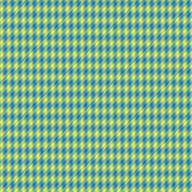
#> input picture corpus/current/PTAR_PERCEPTUAL_V1_A/input_lr/PTAR-GEN-FREQUENCY_MIX-B_LR.png, 192 x 192 px
$ python edge_ng_v01_renderer.py ../../../corpus/current/PTAR_PERCEPTUAL_V1_A/input_lr/PTAR-GEN-FREQUENCY_MIX-B_LR.png out.png
#> lines starting #> are read from the running program, lines starting #| are printed output that depends on the picture; after the words box and inside, x2 and y2 are one past the last pixel; in counts of white or black regions, pixels touching at a corner belong together; long printed decimals are rounded
#> in main, im is the input picture: PIL image 192x192 RGB; mean R, G, B 127.7, 178.6, 140.1
#!/usr/bin/env python3
"""PTAR EDGE-NG v01 reference renderer.

Recovery-neutral successor branch.
This is NOT reconstructed EDGE v03 code.

Geometry:
- fixed 1.5x grid-aligned mapping: source_coord = output_index / 1.5
- fractional phases are therefore exactly 1/3 and 2/3, plus integer samples

Direction selection:
- luminance in sRGB/code-value domain using Rec.709 coefficients
- axial central differences around floor(source coordinate)
- reconstruct along the stronger gradient axis (normal to the local edge)
- orthogonal fractional coordinate uses linear interpolation

Modes:
- BASELINE: ideal cubic combination of the same two quadratic candidates
- SW1: p=1 STEP-WENO, no clamp
- SW2: p=2 STEP-WENO, central monotone clamp
- SW3: baseline -> SW2 blend using adaptive EDGE-NG confidence

EDGE confidence is new EDGE-NG logic, not a recovered historical EDGE v03 formula:
    confidence = major_gradient / (local_5tap_range + 1e-8), saturated [0,1]
"""
from pathlib import Path
import argparse, csv, json, math
import numpy as np
from PIL import Image

INV9 = 1.0 / 9.0
BCURV = 13.0 / 12.0
C13L, C13R = 5.0/9.0, 4.0/9.0
C23L, C23R = 4.0/9.0, 5.0/9.0
LUMA = np.array([0.2126,0.7152,0.0722], dtype=np.float64)

MODE_BASELINE='BASELINE'
MODE_SW1='SW1'
MODE_SW2='SW2'
MODE_SW3='SW3'


def _gather(img, yy, xx):
    h,w,_=img.shape
    yy=np.clip(yy,0,h-1)
    xx=np.clip(xx,0,w-1)
    return img[yy,xx]


def _vertical_linear_at_x(img, xidx, y0, y1, ty):
    a=_gather(img,y0,xidx)
    b=_gather(img,y1,xidx)
    return a + ty[...,None]*(b-a)


def _horizontal_linear_at_y(img, yidx, x0, x1, tx):
    a=_gather(img,yidx,x0)
    b=_gather(img,yidx,x1)
    return a + tx[...,None]*(b-a)


def _luma(rgb):
    return np.tensordot(rgb, LUMA, axes=([-1],[0]))


def _candidates(fm1,f0,f1,f2,phase13):
    # phase13 bool: True -> 1/3, False -> 2/3. Values where phase==integer are handled outside.
    ql13=(-fm1 + 8.0*f0 + 2.0*f1)*INV9
    qr13=(5.0*f0 + 5.0*f1 - f2)*INV9
    ql23=(-fm1 + 5.0*f0 + 5.0*f1)*INV9
    qr23=(2.0*f0 + 8.0*f1 - f2)*INV9
    ql=np.where(phase13[...,None], ql13, ql23)
    qr=np.where(phase13[...,None], qr13, qr23)
    return ql,qr


def _weights(lm1,l0,l1,l2,phase13,power,epsilon):
    dL=l0-lm1; dC=l1-l0; dR=l2-l1
    bL=dC*dC + BCURV*(dC-dL)*(dC-dL)
    bR=dC*dC + BCURV*(dR-dC)*(dR-dC)
    cL=np.where(phase13,C13L,C23L)
    cR=np.where(phase13,C13R,C23R)
    sL=epsilon+bL; sR=epsilon+bR
    if power==1:
        aL=cL*sR; aR=cR*sL
    elif power==2:
        aL=cL*sR*sR; aR=cR*sL*sL
    else:
        raise ValueError('power must be 1 or 2')
    return aL/(aL+aR)


def _ideal_cubic(ql,qr,phase13):
    cL=np.where(phase13,C13L,C23L)
    return qr + cL[...,None]*(ql-qr)


def render_edge_ng_v01(lr_rgb, mode=MODE_SW3, epsilon=1e-3):
#> called with mode = 'SW3', epsilon = 0.001
    if mode not in {MODE_BASELINE,MODE_SW1,MODE_SW2,MODE_SW3}:
        raise ValueError('bad mode')
    if epsilon <= 0: raise ValueError('epsilon must be >0')

    src=np.asarray(lr_rgb,dtype=np.float64)
    if src.max()>1.0: src=src/255.0
    h,w,_=src.shape
#> h = 192; w = 192
    oh=int(round(h*1.5)); ow=int(round(w*1.5))
#> after `oh = int(round(h * 1.5))`: oh = 288
#> after `ow = int(round(w * 1.5))`: ow = 288

    ox=np.arange(ow,dtype=np.int64); oy=np.arange(oh,dtype=np.int64)
#> after `ox = np.arange(ow, dtype=np.int64)`: ox = 288 values from 0 to 287
#> after `oy = np.arange(oh, dtype=np.int64)`: oy = 288 values from 0 to 287
    sx=ox/1.5; sy=oy/1.5
#> after `sx = ox / 1.5`: sx = 288 values from 0 to 191.3
#> after `sy = oy / 1.5`: sy = 288 values from 0 to 191.3
    X,Y=np.meshgrid(sx,sy)
    ix=np.floor(X).astype(np.int64); iy=np.floor(Y).astype(np.int64)
    tx=X-ix; ty=Y-iy
    x1=ix+1; y1=iy+1

    # Direction/confidence from source-grid floor sample and axial neighbours.
    lum_src=_luma(src)
    c=_gather(lum_src[...,None],iy,ix)[...,0]
#> in _gather, `yy=np.clip(yy,0,h-1)`:
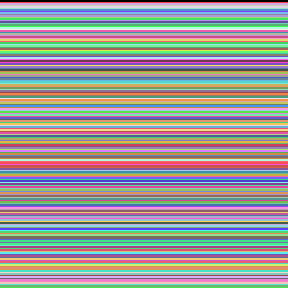
#> yy: shape (288, 288) int64; 192 distinct labels, from 0 to 191; one colour per label, 0 black
    l=_gather(lum_src[...,None],iy,ix-1)[...,0]
    r=_gather(lum_src[...,None],iy,ix+1)[...,0]
    u=_gather(lum_src[...,None],iy-1,ix)[...,0]
#> in _gather (call 4), `yy=np.clip(yy,0,h-1)`:
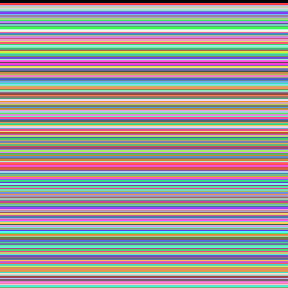
#> yy: shape (288, 288) int64; 191 distinct labels, from 0 to 190; one colour per label, 0 black
    d=_gather(lum_src[...,None],iy+1,ix)[...,0]
#> in _gather (call 5), `yy=np.clip(yy,0,h-1)`: yy: shape (288, 288) int64; 191 distinct labels, from 1 to 191
    gx=r-l; gy=d-u
    ax=np.abs(gx); ay=np.abs(gy)
    use_x=ax>=ay
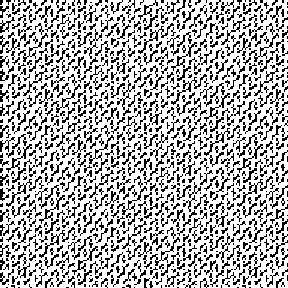
#> use_x: shape (288, 288) bool; 68.8% white; black in thin lines or dots
    local_min=np.minimum.reduce([c,l,r,u,d])
    local_max=np.maximum.reduce([c,l,r,u,d])
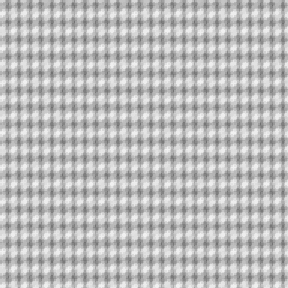
#> local_max: shape (288, 288) float64; min 0.443, max 0.946, mean 0.735
    local_range=local_max-local_min
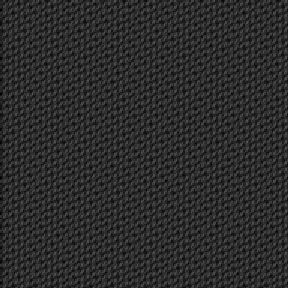
#> local_range: shape (288, 288) float64; min 0.00754, max 0.323, mean 0.175
    major=np.maximum(ax,ay)
    confidence=np.clip(major/(local_range+1e-8),0.0,1.0)
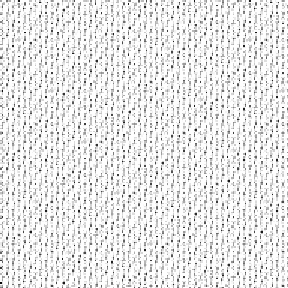
#> confidence: shape (288, 288) float64; min 0.0236, max 1, mean 0.904

    # X-oriented reconstruction; Y coordinate remains linearly sampled.
    xfm1=_vertical_linear_at_x(src,ix-1,iy,y1,ty)
    xf0 =_vertical_linear_at_x(src,ix,  iy,y1,ty)
    xf1 =_vertical_linear_at_x(src,ix+1,iy,y1,ty)
    xf2 =_vertical_linear_at_x(src,ix+2,iy,y1,ty)

    # Y-oriented reconstruction; X coordinate remains linearly sampled.
    yfm1=_horizontal_linear_at_y(src,iy-1,ix,x1,tx)
    yf0 =_horizontal_linear_at_y(src,iy,  ix,x1,tx)
    yf1 =_horizontal_linear_at_y(src,iy+1,ix,x1,tx)
    yf2 =_horizontal_linear_at_y(src,iy+2,ix,x1,tx)
#> in _gather (call 20), `yy=np.clip(yy,0,h-1)`: yy: shape (288, 288) int64; 190 distinct labels, from 2 to 191
#> in _horizontal_linear_at_y (call 4), `return a + tx[...,None]*(b-a)`:
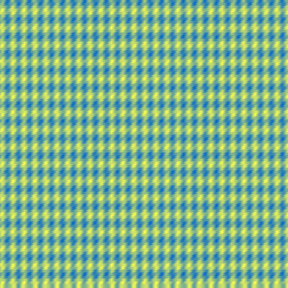
#> returned value: shape (288, 288, 3) float64; mean of channels 0, 1, 2 0.502, 0.701, 0.549; drawn as R, G, B

    fm1=np.where(use_x[...,None],xfm1,yfm1)
    f0 =np.where(use_x[...,None],xf0, yf0)
    f1 =np.where(use_x[...,None],xf1, yf1)
    f2 =np.where(use_x[...,None],xf2, yf2)

    lm1=_luma(fm1); l0=_luma(f0); l1=_luma(f1); l2=_luma(f2)

    # Exact phase from 1.5x grid alignment.
    xmod=np.broadcast_to((ox%3)[None,:],(oh,ow))
    ymod=np.broadcast_to((oy%3)[:,None],(oh,ow))
    mod=np.where(use_x,xmod,ymod)
    is_integer=(mod==0)
    # output mod 2 -> source fractional 1/3; output mod 1 -> source fractional 2/3
    phase13=(mod==2)

    ql,qr=_candidates(fm1,f0,f1,f2,phase13)
    baseline=_ideal_cubic(ql,qr,phase13)
    baseline=np.where(is_integer[...,None],f0,baseline)

    if mode==MODE_BASELINE:
        out=baseline
    else:
        power=1 if mode==MODE_SW1 else 2
        wl=_weights(lm1,l0,l1,l2,phase13,power,epsilon)
        sw=qr + wl[...,None]*(ql-qr)
        sw=np.where(is_integer[...,None],f0,sw)
        if mode in {MODE_SW2,MODE_SW3}:
            sw=np.minimum(np.maximum(sw,np.minimum(f0,f1)),np.maximum(f0,f1))
        if mode==MODE_SW3:
            out=baseline + confidence[...,None]*(sw-baseline)
        else:
            out=sw

    return np.clip(out,0.0,1.0), {
        'mean_edge_confidence':float(np.mean(confidence)),
        'x_direction_fraction':float(np.mean(use_x)),
        'mode':mode,'epsilon':float(epsilon),
        'mapping':'grid_aligned_source_coord=output_index/1.5'
    }


def main():
    ap=argparse.ArgumentParser()
    ap.add_argument('input')
    ap.add_argument('output')
    ap.add_argument('--mode',choices=[MODE_BASELINE,MODE_SW1,MODE_SW2,MODE_SW3],default=MODE_SW3)
    ap.add_argument('--epsilon',type=float,default=1e-3)
    args=ap.parse_args()
    with Image.open(args.input) as im:
        arr=np.asarray(im.convert('RGB'),dtype=np.float64)/255.0
    out,meta=render_edge_ng_v01(arr,args.mode,args.epsilon)
#> meta = 5 items
    Image.fromarray(np.rint(out*255).astype(np.uint8),'RGB').save(args.output)
    print(json.dumps(meta,indent=2))
#| {
#|   "mean_edge_confidence": 0.9041,
#|   "x_direction_fraction": 0.6877,
#|   "mode": "SW3",
#|   "epsilon": 0.001,
#|   "mapping": "grid_aligned_source_coord=output_index/1.5"
#| }

if __name__=='__main__': main()

$ run again, on corpus/current/PTAR_PERCEPTUAL_V1_A/input_lr/PTAR-GEN-PIXELART-A_LR.png
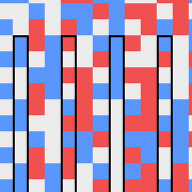
#> input picture corpus/current/PTAR_PERCEPTUAL_V1_A/input_lr/PTAR-GEN-PIXELART-A_LR.png, 192 x 192 px
#> in main, im is the input picture: PIL image 192x192 RGB; mean R, G, B 172.2, 148.7, 181.3
#> yy: shape (288, 288) int64; 192 distinct labels, from 0 to 191
#> yy: shape (288, 288) int64; 191 distinct labels, from 0 to 190
#> yy: shape (288, 288) int64; 191 distinct labels, from 1 to 191
#> in render_edge_ng_v01, `use_x=ax>=ay`:
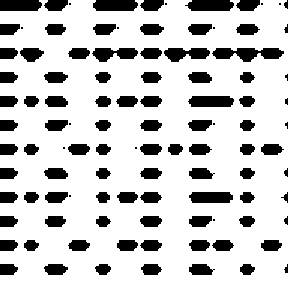
#> use_x: shape (288, 288) bool; 79.2% white; 104 black regions (16 under 20 px), largest, box (x1, y1, x2, y2) and area: (212, 48, 284, 62) 652, (185, 0, 234, 11) 471, (188, 96, 234, 107) 464
#> yy: shape (288, 288) int64; 190 distinct labels, from 2 to 191
#> in _horizontal_linear_at_y (call 4), `return a + tx[...,None]*(b-a)`:
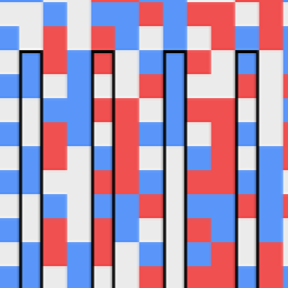
#> returned value: shape (288, 288, 3) float64; mean of channels 0, 1, 2 0.675, 0.582, 0.71; drawn as R, G, B
#> meta = 5 items
#| {
#|   "mean_edge_confidence": 0.5895,
#|   "x_direction_fraction": 0.7919,
#|   "mode": "SW3",
#|   "epsilon": 0.001,
#|   "mapping": "grid_aligned_source_coord=output_index/1.5"
#> (further printed lines are left out)
